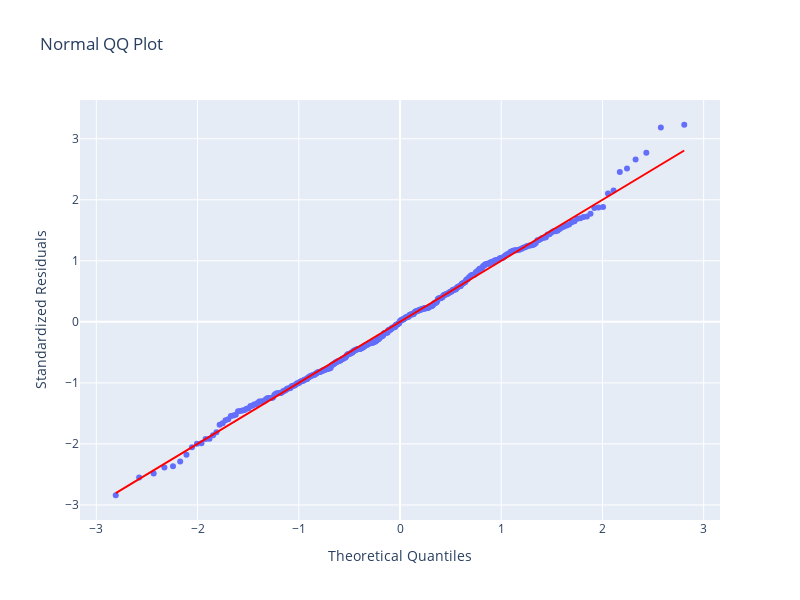

The code cell stored with this chart in its notebook:
### Code cell
fig = px.scatter(x =theoretical_quantiles, y=sample_quantiles, 
                 height=600, width=800,
                 title='Normal QQ Plot')
fig.add_traces(px.line(x=theoretical_quantiles, y=theoretical_quantiles, color_discrete_sequence=["red"]).data, )
fig.update_layout(xaxis_title="Theoretical Quantiles", yaxis_title="Standardized Residuals")
fig.show()

### Figure 1 — Plotly figure (JSON) as saved in the notebook; plotly's stock layout.template omitted (floating-point values rounded to 4 significant figures; data arrays with more than 128 entries replaced by an {"elided": "..."} marker saying what was removed)
{"data": [{"hovertemplate": "x=%{x}<br>y=%{y}<extra></extra>", "legendgroup": "", "marker": {"color": "#636efa", "symbol": "circle"}, "mode": "markers", "name": "", "orientation": "v", "showlegend": false, "type": "scatter", "x": {"elided": "400 float values"}, "xaxis": "x", "y": {"elided": "400 float values"}, "yaxis": "y"}, {"hovertemplate": "x=%{x}<br>y=%{y}<extra></extra>", "legendgroup": "", "line": {"color": "red", "dash": "solid"}, "marker": {"symbol": "circle"}, "mode": "lines", "name": "", "orientation": "v", "showlegend": false, "type": "scatter", "x": {"elided": "400 float values"}, "xaxis": "x", "y": {"elided": "400 float values"}, "yaxis": "y"}], "layout": {"height": 600, "legend": {"tracegroupgap": 0}, "title": {"text": "Normal QQ Plot"}, "width": 800, "xaxis": {"anchor": "y", "domain": [0, 1], "title": {"text": "Theoretical Quantiles"}}, "yaxis": {"anchor": "x", "domain": [0, 1], "title": {"text": "Standardized Residuals"}}}}
